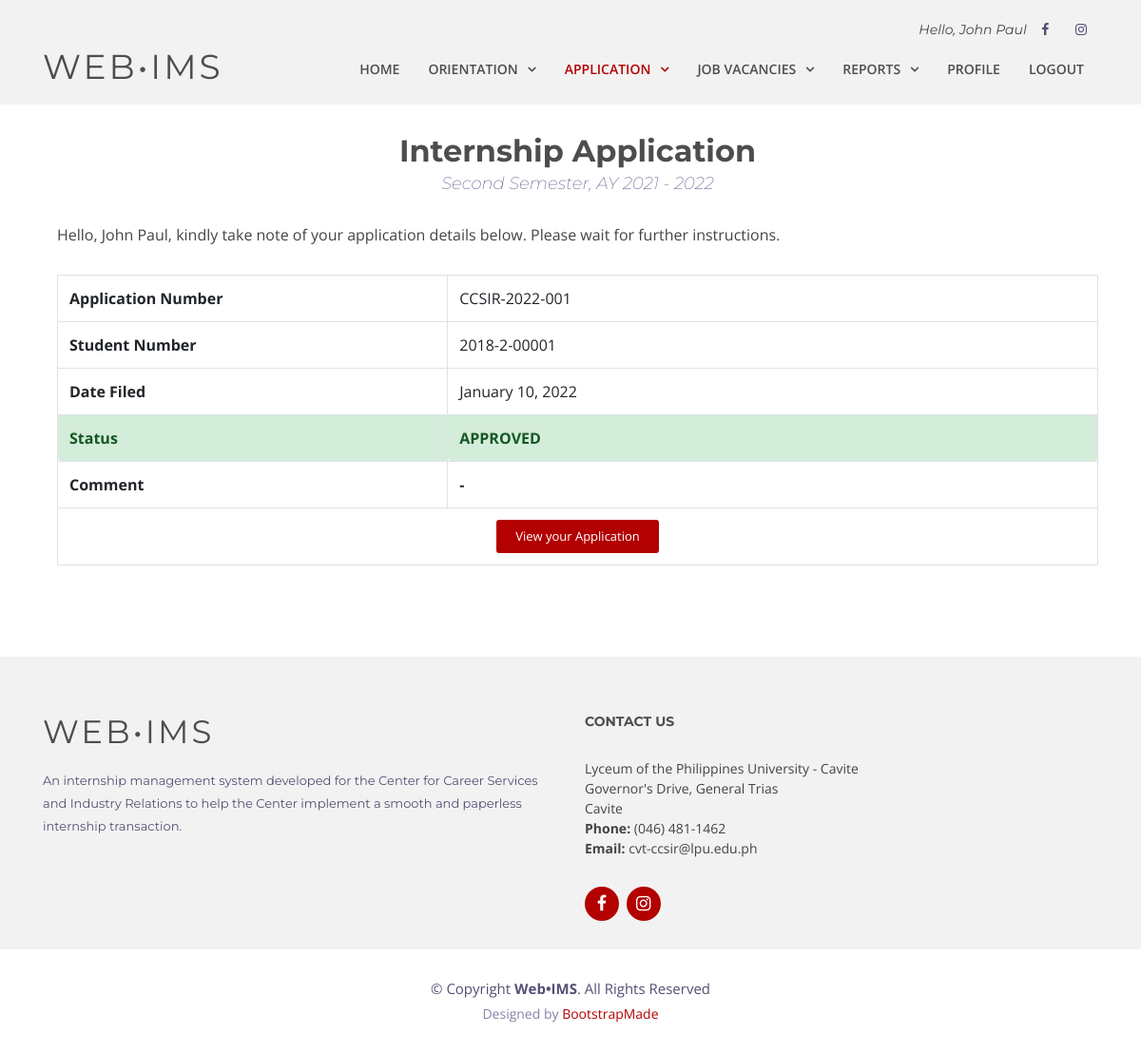
/student/application.php (signed in), run on the app's committed database.
### tables this page shows
CREATE TABLE `tbl_internship_application` (
  `application_id` varchar(50) NOT NULL,
  `userid` varchar(50) NOT NULL,
  `term_id` varchar(50) NOT NULL,
  `educ_info_id` varchar(50) NOT NULL,
  `contact_info_id` varchar(50) NOT NULL,
  `emergency_info_id` varchar(50) NOT NULL,
  `internship_hrs_id` varchar(50) NOT NULL,
  `application_img` varchar(250) NOT NULL,
  `date_applied` varchar(50) NOT NULL,
  `status_flag` tinyint(1) NOT NULL,
  `comment` varchar(500) NOT NULL,
  `date_confirmed` varchar(50) NOT NULL,
  `staff_confirmed` varchar(50) NOT NULL,
  `active_flag` tinyint(1) NOT NULL
);

CREATE TABLE `tbl_acad_term` (
  `term_id` varchar(50) NOT NULL,
  `term_name` varchar(250) NOT NULL,
  `term_from_year` varchar(50) NOT NULL,
  `term_to_year` varchar(50) NOT NULL,
  `current_flag` tinyint(1) NOT NULL,
  `active_flag` tinyint(1) NOT NULL,
  `delete_flag` tinyint(1) NOT NULL
);

CREATE TABLE `tbl_student_educ_info` (
  `educ_info_id` varchar(50) NOT NULL,
  `userid` varchar(50) NOT NULL,
  `student_number` varchar(50) NOT NULL,
  `college_id` varchar(50) NOT NULL,
  `course_id` varchar(50) NOT NULL,
  `year_level_id` varchar(50) NOT NULL,
  `current_flag` tinyint(1) NOT NULL
);

CREATE TABLE `tbl_status` (
  `status_id` int(11) NOT NULL,
  `status_name` varchar(50) NOT NULL
);

### student/app-success.php (the view, shortened to what this page needs)
<!DOCTYPE html>
<html lang="en">
	<head>
		<link href="../lib/bootstrap/css/bootstrap.min.css" rel="stylesheet">
		<link href="../lib/font-awesome/css/font-awesome.min.css" rel="stylesheet">
		<link href="../lib/animate/animate.min.css" rel="stylesheet">
		<link href="../lib/ionicons/css/ionicons.min.css" rel="stylesheet">
		<link href="../lib/owlcarousel/assets/owl.carousel.min.css" rel="stylesheet">
		<link href="../lib/lightbox/css/lightbox.min.css" rel="stylesheet">
		<link href="../css/style.css" rel="stylesheet">
		<link href="../css/popup.css" rel="stylesheet">
	</head>
	<body>
		<header id="header">
			<div id="topbar">
				<div class="container">
					<div class="social-links">
						<span style="font-size:14px; font-family: Montserrat, sans-serif; font-style: italic">Hello, <?php echo $_SESSION['fname']; ?> </span>
						<a href="https://www.facebook.com/lpu.csi.iao/" target="_blank" class="facebook"><i class="fa fa-facebook"></i></a>
						<a href="https://www.instagram.com/lpu.csi.iao/" target="_blank" class="instagram"><i class="fa fa-instagram"></i></a>
					</div>
				</div>
			</div>
			<div class="container">
				<div class="logo float-left">
					<h1 class="text-light"><a href="application.php" class="scrollto"><span>Web•IMS</span></a></h1>
				</div>
				<nav class="main-nav float-right d-none d-lg-block">
					<ul>
						<li><a href="index.php">Home</a></li>
						<li class="drop-down"><a href="orientation.php">Orientation</a>
						</li>
						<li class="active drop-down"><a href="application.php">Application</a>
						</li>
						<li class="drop-down"><a href="vacancies.php">Job Vacancies</a>
						</li>
						<li class="drop-down"><a href="#">Reports</a>
						</li>
						<li><a href="profile.php">Profile</a></li>
						<li><a href="../login/logout.php">Logout</a></li>
					</ul>
				</nav>
			</div>
		</header>
		<main id="main">
			<section id="about" >
				<div class="container" style="padding-left:30px;">
					<div class="about-content"  style="text-align:center;">
						<h2>Internship Application </h2>
						<h4 style="margin-top:-15px;">
							<?php echo $term_desc; ?>
						</h4>
					</div>
					<div class="about-content"  style="text-align:justify; padding-top:10px;">
						<p>Hello, <?php echo $_SESSION['fname']; ?>, kindly take note of your application details below. Please wait for further instructions. </p>
						<form role="form" id="contact-form" method="post" enctype="multipart/form-data" action="app-success-view.php" >
							<div class="table-responsive">
								<table class="table table-bordered">
									<tr>
										<td width="30%"><b>Application Number</b></td>
										<td width="50%">
											<?php echo $application_id; ?>
										</td>
									</tr>
									<tr>
										<td width="30%"><b>Student Number</b></td>
										<td width="50%"><?php echo $student_number; ?></td>
									</tr>
									<tr>
										<td width="30%"><b>Date Filed</b></td>
										<td width="50%"><?php echo $date_db; ?></td>
									</tr>
									<tr>
										<?php
											if ($status_flag == '1'){
												$class = "alert alert-success";
											}
										?>
										<td width="30%" class="<?php echo $class; ?>" ><b>Status</b></td>
										<td width="50%" class="<?php echo $class; ?>" ><b><?php echo strtoupper($status_name); ?></b></td>
									</tr>
									<tr>
										<td width="30%"><b>Comment</b></td>
										<td width="50%"> <?php if ($comment == "") { echo "<b>-</b>"; } else {echo $comment; }?> </td>
									</tr>
									<tr>
										<td colspan="2" align="center">
											<button type="submit" name="application_id" value="<?php echo $application_id; ?>" class="view btn btn-danger btn-xs active_flg">View your Application</button>
										</td>
									</tr>
								</table>
							</div>
						</form>
					</div>
				</div>
			</section>
		</main>
		<footer id="footer" class="section-bg">
			<div class="footer-top">
				<div class="container">
					<div class="row">
						<div class="col-lg-6">
							<div class="footer-info">
								<h3>Web•IMS</h3>
								<p>An internship management system developed for the Center for Career Services and Industry Relations to help the Center implement a smooth and paperless internship transaction.</p>
							</div>
						</div>
						<div class="col-lg-6">
							<div class="footer-links">
								<h4>Contact Us</h4>
								<p>Lyceum of the Philippines University - Cavite  <br>
									Governor's Drive, General Trias <br>
									Cavite <br>
									<strong>Phone:</strong> (046) 481-1462 <br>
									<strong>Email:</strong> cvt-ccsir@lpu.edu.ph<br>
								</p>
							</div>
							<div class="social-links">
								<a href="https://www.facebook.com/lpu.csi.iao/" target="_blank" class="facebook"><i class="fa fa-facebook"></i></a>
								<a href="https://www.instagram.com/lpu.csi.iao/" target="_blank" class="instagram"><i class="fa fa-instagram"></i></a>
							</div>
						</div>
					</div>
				</div>
			</div>
			<div class="container">
				<div class="copyright">
					&copy; Copyright <strong>Web•IMS</strong>. All Rights Reserved
				</div>
				<div class="credits">
					Designed by <a href="https://bootstrapmade.com/">BootstrapMade</a>
				</div>
			</div>
		</footer>
	</body>
</html>

### css/style.css (style rules this page uses)
body { background: #fff; color: #444; font-family: "Open Sans", sans-serif; }
a { color: #b30000; transition: 0.5s; }
p { padding: 0; margin: 0 0 30px 0; }
h1, h2, h3, h4, h5, h6 { font-family: "Montserrat", sans-serif; font-weight: 400; margin: 0 0 20px 0; padding: 0; }
#topbar { padding: 0 0 10px 0; font-size: 14px; transition: all 0.5s; }
#topbar .social-links { text-align: right; }
#topbar .social-links a { color: #535074; padding: 4px 12px; display: inline-block; line-height: 1px; }
#header { height: 110px; transition: all 0.5s; z-index: 997; transition: all 0.5s; padding: 20px 0; position: fixed; left: 0; top: 0; right: 0; transition: all 0.5s; z-index: 997; }
#header .logo h1 { font-size: 36px; margin: 0; padding: 0; line-height: 1; font-weight: 400; letter-spacing: 3px; text-transform: uppercase; }
#header .logo h1 a, #header .logo h1 a:hover { color: #4d4d4d; text-decoration: none; }
.main-nav, .main-nav * { margin: 0; padding: 0; list-style: none; }
.main-nav > ul > li { position: relative; white-space: nowrap; float: left; }
.main-nav a { display: block; position: relative; color: #4d4d4d; padding: 10px 15px; transition: 0.3s; font-size: 14px; font-family: "Open Sans", sans-serif; text-transform: uppercase; font-weight: 600; }
.main-nav a:hover, .main-nav .active > a, .main-nav li:hover > a { color: #b30000; text-decoration: none; }
.main-nav .drop-down > a:after { content: "\f107"; font-family: FontAwesome; padding-left: 10px; }
.section-bg { background: #f2f2f2; }
#about { padding: 80px 0; }
#about .about-content { padding-top: 40px; }
#about .about-content h2 { color: #4d4d4d; font-family: "Montserrat", sans-serif; font-weight: 700; }
#about .about-content h4 { color: #696592; font-weight: 200; font-size: 18px; font-style: italic; }
#about .about-content button[type="submit"] { background: #b30000; border: 0; border-radius: 3px; padding: 8px 20px; color: #fff; transition: 0.3s; font-size: 13px; }
#footer { padding: 0 0 30px 0; font-size: 14px; background: #fff; }
#footer .footer-top { padding: 60px 0 30px 0; background: #f2f2f2; }
#footer .footer-top .footer-info { margin-bottom: 30px; }
#footer .footer-top .footer-info h3 { font-size: 34px; margin: 0 0 20px 0; padding: 2px 0 2px 0; line-height: 1; font-family: "Montserrat", sans-serif; color: #4d4d4d; font-weight: 400; letter-spacing: 3px; text-transform: uppercase; }
#footer .footer-top .footer-info p { font-size: 13px; line-height: 24px; margin-bottom: 0; font-family: "Montserrat", sans-serif; color: #535074; }
#footer .footer-top .social-links a { font-size: 18px; display: inline-block; background: #b30000; color: #fff; line-height: 1; padding: 8px 0; margin-right: 4px; border-radius: 50%; text-align: center; width: 36px; height: 36px; transition: 0.3s; }
#footer .footer-top h4 { font-size: 14px; font-weight: bold; color: #4d4d4d; text-transform: uppercase; position: relative; padding-bottom: 10px; }
#footer .footer-top .footer-links { margin-bottom: 30px; }
#footer .copyright { text-align: center; padding-top: 30px; color: #535074; font-size: 15px; }
#footer .credits { text-align: center; font-size: 14px; padding-top: 4px; color: #8582a8; }
#footer .credits a { color: #b30000; }

### student/app-success.php (style rules this page uses)
#header { background: #f2f2f2; }
#about { padding-top: 100px; }
.about-content { margin: auto; width: 100%; }
#about .about-content button { background: #b30000; border: 0; border-radius: 3px; padding: 8px 20px; color: #fff; transition: 0.3s; font-size: 13px; }

### data on the page
tbl_internship_application: term.term_to_year "Second Semester, AY 2021 - 2022", application_id "CCSIR-2022-001", educ_info.student_number "2018-2-00001", date_applied "January 10, 2022", tbl_status.status_name "APPROVED"

### other printed values
$_SESSION['fname'] "John Paul"
